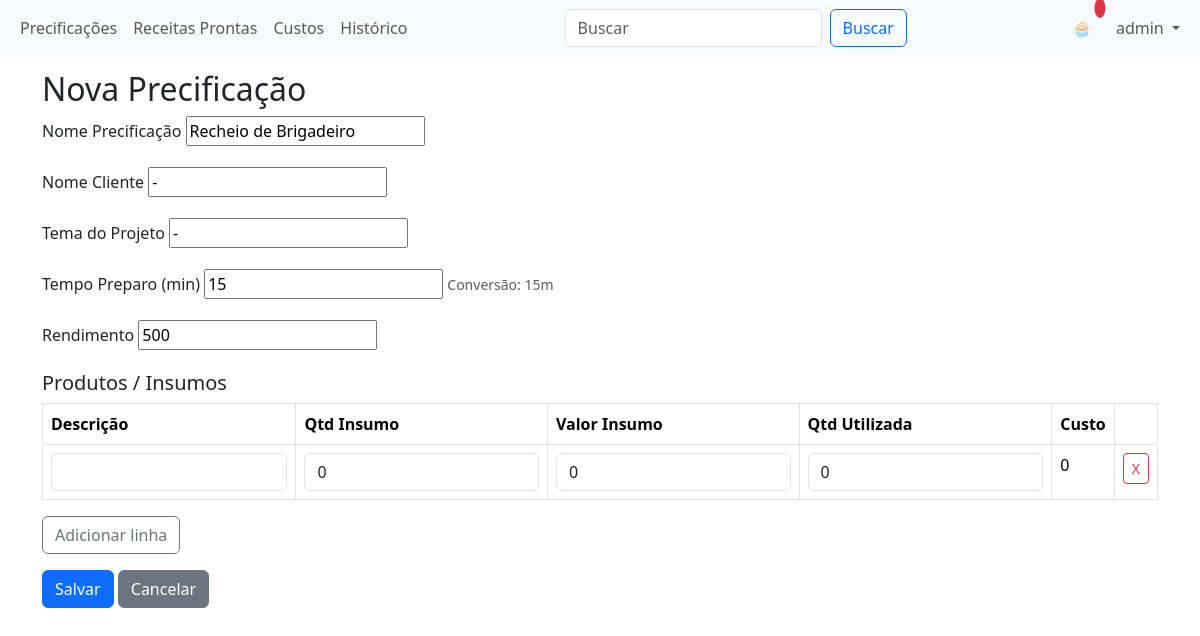
The app's page /pricings/2/edit/ (signed in) with its own data.
### app/models.py (models this page shows, shortened)
class Pricing(models.Model):
	nome_cliente = models.CharField(max_length=80)
	data_pedido = models.DateTimeField(auto_now_add=True)
	tema_projeto = models.CharField(max_length=80)
	nome_precificacao = models.CharField(max_length=120, default='')
	produtos = models.JSONField(default=list, blank=True)
	tempo_preparo = models.IntegerField(default=0, help_text='Tempo em minutos')
	rendimento = models.CharField(max_length=80, blank=True, default='')
	created_by = models.ForeignKey(User, null=True, blank=True, on_delete=models.SET_NULL, related_name='pricings')

### app/views.py (the view)
# urls.py: path('pricings/<int:pk>/edit/', views.pricing_edit, name='pricing_edit'),
@login_required
def pricing_edit(request, pk):
	p = get_object_or_404(Pricing, pk=pk)
	if request.method == 'POST':
		form = PricingForm(request.POST, instance=p)
		if form.is_valid():
			p = form.save(commit=False)
			produtos_json = request.POST.get('produtos_json', '[]')
			try:
				p.produtos = json.loads(produtos_json)
			except Exception:
				p.produtos = []
			p.save()
			messages.success(request, 'Precificação atualizada.')
			return redirect('pricing_detail', pk=p.pk)
	else:
		form = PricingForm(instance=p)
	produtos_json = json.dumps(p.produtos or [])
	return render(request, 'pricing_form.html', {'form': form, 'produtos_json': produtos_json, 'editing': True, 'pricing': p})

### app/forms.py
class PricingForm(forms.ModelForm):
    produtos_json = forms.CharField(widget=forms.HiddenInput(), required=False)
    class Meta:
        model = Pricing
        fields = ['nome_cliente', 'tema_projeto', 'nome_precificacao', 'tempo_preparo', 'rendimento']

### templates/pricing_form.html (shortened to what this page needs)
{% extends 'base.html' %}
{% block content %}
<h2>Nova Precificação</h2>
<form method="post">
  <div class="mb-3">
    <label class="form-label">Nome Precificação</label>
    {{ form.nome_precificacao }}
  </div>
  <div class="mb-3">
    <label class="form-label">Nome Cliente</label>
    {{ form.nome_cliente }}
  </div>
  <div class="mb-3">
    <label class="form-label">Tema do Projeto</label>
    {{ form.tema_projeto }}
  </div>
  <div class="mb-3">
    <label class="form-label">Tempo Preparo (min)</label>
    {{ form.tempo_preparo }}
    <small class="form-text text-muted">Conversão: <span id="tempo_human">-</span></small>
  </div>
  <div class="mb-3">
    <label class="form-label">Rendimento</label>
    {{ form.rendimento }}
  </div>
  <h5>Produtos / Insumos</h5>
  <table class="table table-bordered" id="produtos_table">
    <thead>
      <tr>
        <th>Descrição</th>
        <th>Qtd Insumo</th>
        <th>Valor Insumo</th>
        <th>Qtd Utilizada</th>
        <th>Custo</th>
        <th></th>
      </tr>
    </thead>
    <tbody></tbody>
  </table>
  <button type="button" id="add_prod" class="btn btn-outline-secondary">Adicionar linha</button>
  <div class="mt-3">
    <button class="btn btn-primary">Salvar</button>
    <a class="btn btn-secondary" href="{% url 'pricing_list' %}">Cancelar</a>
  </div>
</form>
{% endblock %}

### templates/base.html (shortened to what this page needs)
<!doctype html>
<html lang="pt-br">
  <head>
    <link href="https://cdn.jsdelivr.net/npm/bootstrap@5.3.2/dist/css/bootstrap.min.css" rel="stylesheet">
  </head>
  <body>
    <nav class="navbar navbar-expand-lg navbar-light bg-light fixed-top">
      <div class="container-fluid">
        <div class="collapse navbar-collapse" id="mainNav">
          <ul class="navbar-nav me-auto mb-2 mb-lg-0">
            {% if user.is_authenticated %}
            <li class="nav-item"><a class="nav-link" href="{% url 'pricing_list' %}">Precificações</a></li>
            <li class="nav-item"><a class="nav-link" href="{% url 'finished_recipe_list' %}">Receitas Prontas</a></li>
            <li class="nav-item"><a class="nav-link" href="{% url 'costs' %}">Custos</a></li>
            <li class="nav-item"><a class="nav-link" href="{% url 'histories' %}">Histórico</a></li>
            {% endif %}
          </ul>
          {% if user.is_authenticated %}
          <form class="d-flex me-2" method="get" action="{% url 'pricing_list' %}">
            <input class="form-control me-2" type="search" placeholder="Buscar" aria-label="Search" name="q" value="{{ request.GET.q|default:'' }}">
            <button class="btn btn-outline-primary" type="submit">Buscar</button>
          </form>
          {% endif %}
          <ul class="navbar-nav ms-auto mb-2 mb-lg-0 align-items-center">
            <li class="nav-item me-2">
              <a class="nav-link position-relative" href="#" title="Notificações">
                🧁
                <span class="badge bg-danger position-absolute top-0 start-100 translate-middle p-1 rounded-circle">&nbsp;</span>
              </a>
            </li>
            {% if user.is_authenticated %}
            <li class="nav-item dropdown">
              <a class="nav-link dropdown-toggle" href="#" id="userMenu" role="button" data-bs-toggle="dropdown" aria-expanded="false">
                {{ user.get_username }}
              </a>
            </li>
            {% else %}
            <li class="nav-item"><a class="nav-link" href="/admin/login/">Entrar</a></li>
            {% endif %}
          </ul>
        </div>
      </div>
    </nav>
    <div class="container">
      {% block content %}{% endblock %}
    </div>
  </body>
</html>

### templates/base.html (style rules this page uses)
body { padding-top: 70px; }

### records on screen
Pricing: nome_precificacao "Recheio de Brigadeiro", nome_cliente "-", tema_projeto "-", tempo_preparo "15", rendimento "500"

### other values on screen
{{ user.get_username }} "admin"
